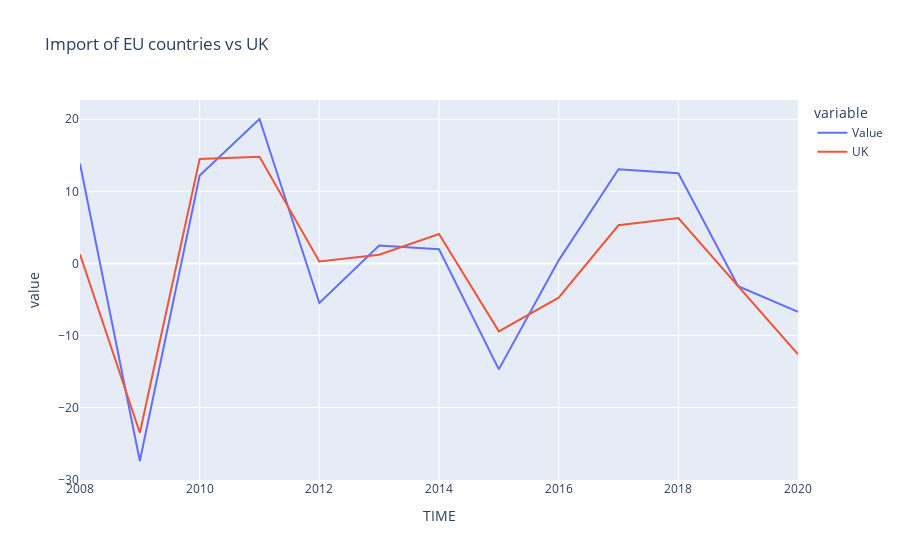

Notebook cell for this chart:
### Code cell
#dataframe: import all countries vs UK in percentage change, previous period 1

df_im_eu_gbr = df_im_percent_eu[(df_im_percent_eu.LOCATION == 'GBR')]
df_im_eu_other = df_im_percent_eu[(df_im_percent_eu.LOCATION != 'GBR')]

gb_im_eu_other = df_im_eu_other.groupby('TIME')
df_im_eu_avg = gb_im_eu_other['Value'].mean()

fig_im_base_eu = px.line(df_im_eu_avg, title='Import of EU countries vs UK')
fig_im_base_eu.add_scatter(x=df_im_eu_gbr['TIME'], y=df_im_eu_gbr['Value'], mode='lines', name='UK')

fig_im_base_eu.show()

### Figure 1 — Plotly figure (JSON) as saved in the notebook; plotly's stock layout.template omitted (floating-point values rounded to 4 significant figures)
{"data": [{"hovertemplate": "variable=Value<br>TIME=%{x}<br>value=%{y}<extra></extra>", "legendgroup": "Value", "line": {"color": "#636efa", "dash": "solid"}, "marker": {"symbol": "circle"}, "mode": "lines", "name": "Value", "orientation": "v", "showlegend": true, "type": "scatter", "x": [2008, 2009, 2010, 2011, 2012, 2013, 2014, 2015, 2016, 2017, 2018, 2019, 2020], "xaxis": "x", "y": [13.85, -27.43, 12.2, 20.04, -5.494, 2.474, 1.949, -14.71, 0.4159, 13.06, 12.52, -3.171, -6.728], "yaxis": "y"}, {"mode": "lines", "name": "UK", "type": "scatter", "x": [2008, 2009, 2010, 2011, 2012, 2013, 2014, 2015, 2016, 2017, 2018, 2019, 2020], "y": [1.268, -23.51, 14.48, 14.79, 0.2599, 1.19, 4.068, -9.437, -4.766, 5.286, 6.294, -3.208, -12.62]}], "layout": {"legend": {"title": {"text": "variable"}, "tracegroupgap": 0}, "title": {"text": "Import of EU countries vs UK"}, "xaxis": {"anchor": "y", "domain": [0, 1], "title": {"text": "TIME"}}, "yaxis": {"anchor": "x", "domain": [0, 1], "title": {"text": "value"}}}}
